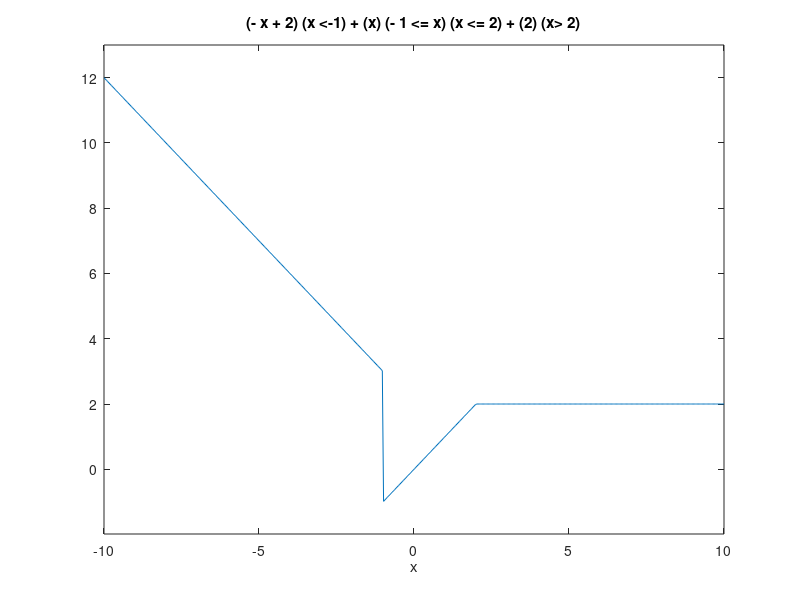

Here is the MATLAB script that generated this plot:
% Octave Script
% Title		      :Funci�n Real de Variable Real (EjercicioNumero9)
% Correo          :urbanoorlando79@gmail.com
% Description	  :Script para graficar obtener dominio y rango de funciones
% Author	      :Orlando Urbano Trejo (Lando)
% Date		      :27_10_2021
% Version	      :1
% Usage		      :octave>path/EjercicioNumero1
%		          :Requiere aplicaci�n octave, usar linea de comandos
%		          :https://octaveintro.readthedocs.io/en/latest/index.html

clear
% Dominio de la funci�n
ezplot ('(- x + 2) .* (x <-1) + (x) .* (- 1 <= x) .* (x <= 2) + (2) .* (x> 2)' , [- 10, 10])